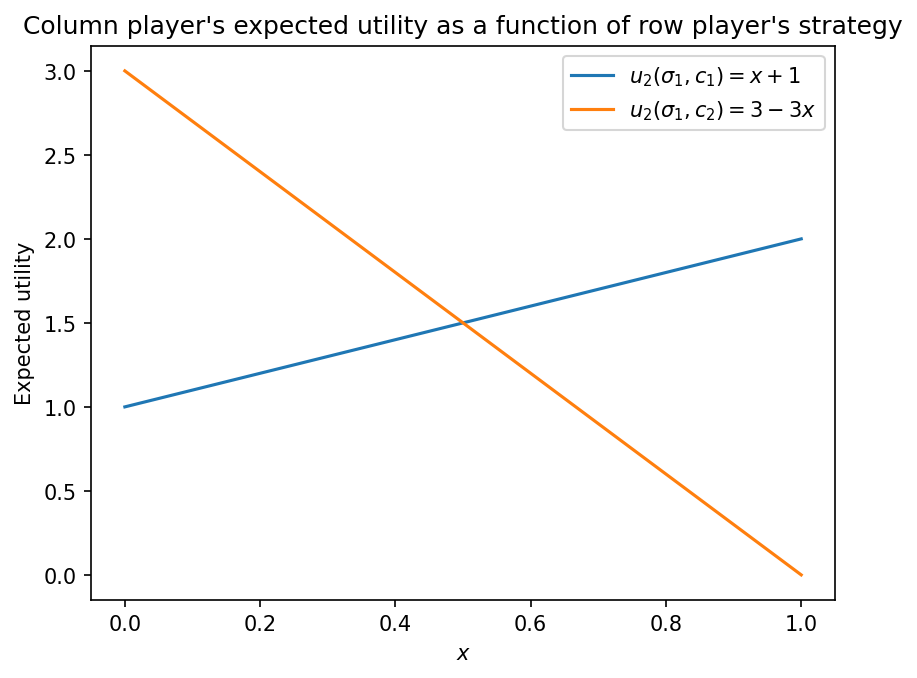

This figure's Python source:
from pathlib import Path
import matplotlib as mpl
import matplotlib.pyplot as plt
import numpy as np

mpl.rcParams.update({"figure.facecolor": "white", "axes.facecolor": "white"})

x = np.linspace(0, 1, 100)

fig, ax = plt.subplots()
ax.plot(x, x + 1, label=r"$u_2(\sigma_1, c_1) = x + 1$")
ax.plot(x, 3 - 3 * x, label=r"$u_2(\sigma_1, c_2) = 3 - 3x$")
ax.set_xlabel("$x$")
ax.set_ylabel("Expected utility")
ax.set_title("Column player's expected utility as a function of row player's strategy")
ax.legend()

fig.savefig(Path(__file__).parent / "main.png", bbox_inches="tight", dpi=150)
